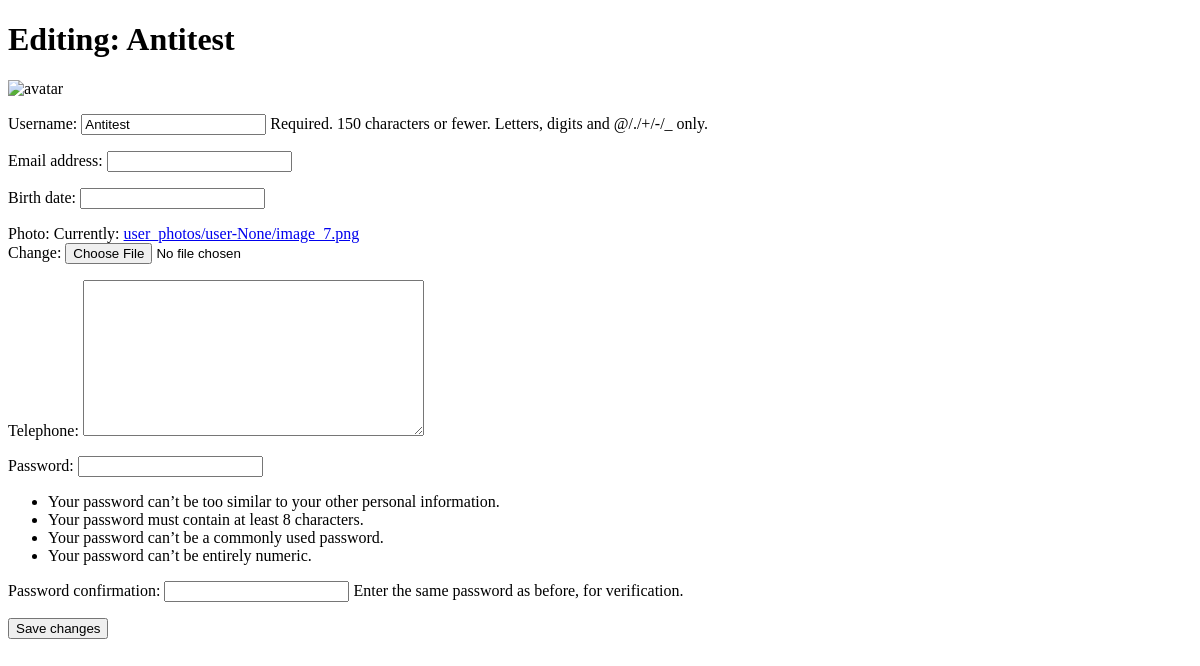
The page /3/edit/ (signed in) on the database as committed earlier.
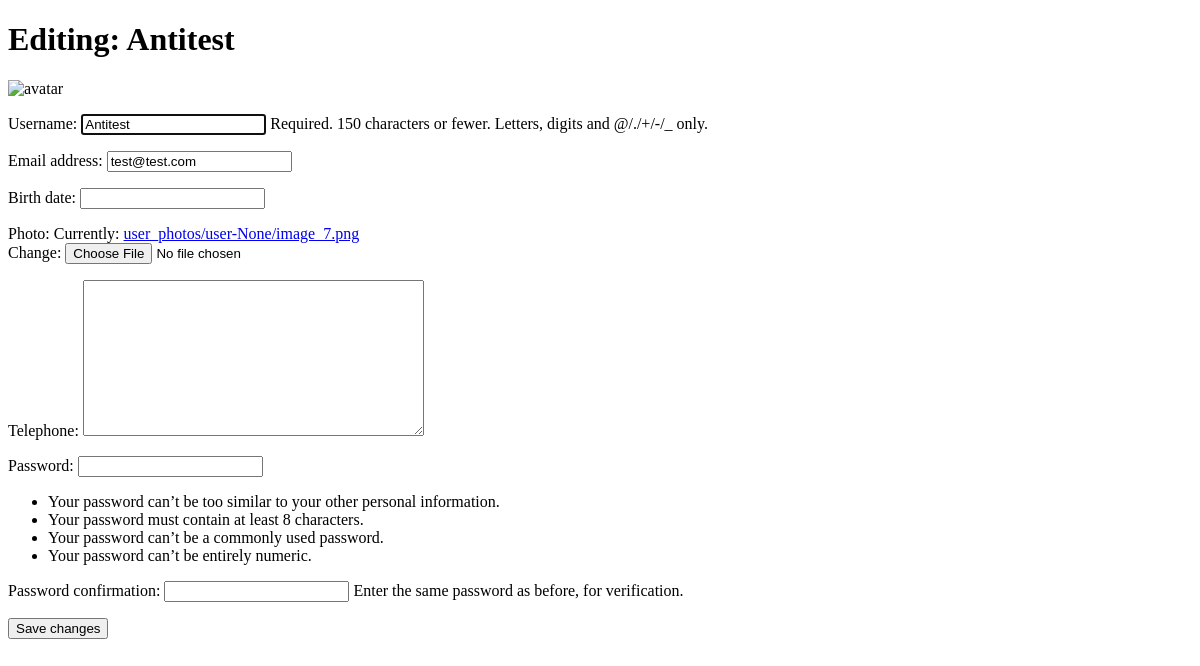
The same page on the database as committed later.
### core/models.py (models this page shows, shortened)
class CustomUser(AbstractUser):
    birth_date = models.DateField(blank=True, null=True)
    photo = models.ImageField(upload_to=user_profile_photo_path)
    telephone = PhoneField(blank=True)
    email = models.EmailField("email address", blank=False)
    def __str__(self):
        return f"{self.username}"

### core/views.py (the view)
# urls.py: path('<int:user_id>/edit/', views.ProfileEditView.as_view(), name="profile_edit"),
class ProfileEditView(UpdateView):
    model = CustomUser
    template_name = 'core/edit_profile.html'
    pk_url_kwarg = 'user_id'
    context_object_name = 'profile'
    form_class = SignupForm
    def dispatch(self, request, *args, **kwargs):
        obj = self.get_object()
        if obj != request.user:
            raise Http404('You are not allowed to edit profile that is not yours')
        return super().dispatch(request, *args, **kwargs)

### core/forms.py
class SignupForm(UserCreationForm, UserActions):
    class Meta:
        model = CustomUser
        fields = ('username', 'email', 'birth_date', 'photo', 'telephone')

### core/templates/core/edit_profile.html (shortened to what this page needs)
<!DOCTYPE html>
<html lang="en">
<head>
</head>
<body>
    <h1>Editing: {{profile}}</h1>
    <img src="{{profile.avatar.url}}" alt="avatar">
    <form method="post" enctype="multipart/form-data">
        {{ form.as_p }}
        <button type="submit">Save changes</button>
    </form>
</body>
</html>

Rows that differ between the two databases and show on the page:
changed CustomUser "Antitest": email (not shown) → "test@test.com"
